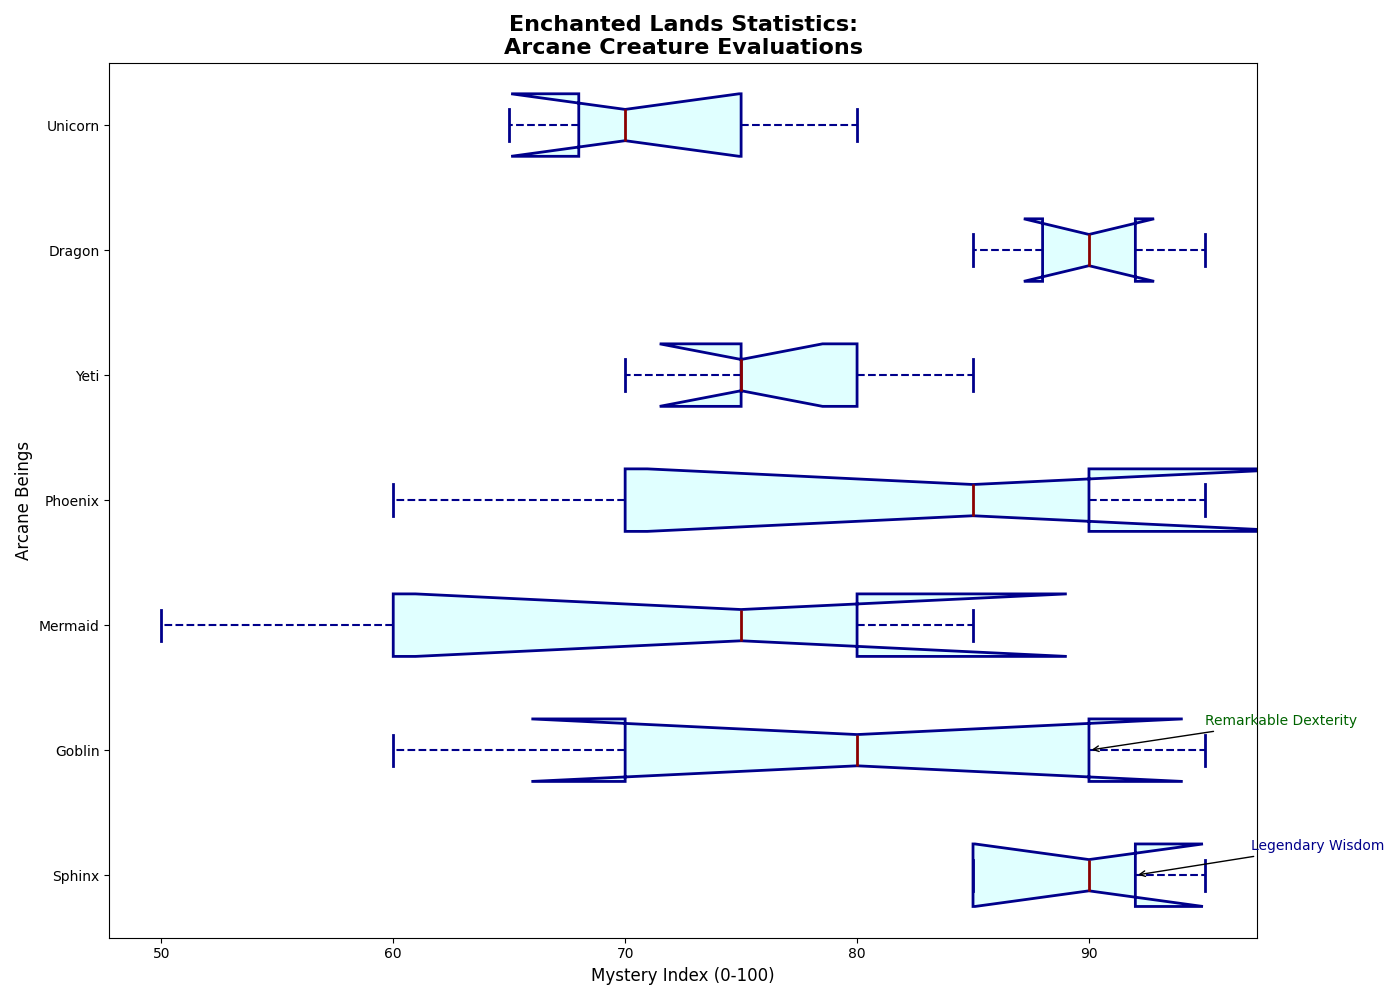

Here is the Python script that generated this plot:
import matplotlib.pyplot as plt
import numpy as np

creatures = ['Sphinx', 'Goblin', 'Mermaid', 'Phoenix', 'Yeti', 'Dragon', 'Unicorn']

scores = {
    'Sphinx': [95, 85, 90, 92, 85],
    'Goblin': [70, 95, 80, 60, 90],
    'Mermaid': [80, 60, 75, 85, 50],
    'Phoenix': [60, 85, 95, 70, 90],
    'Yeti': [75, 80, 70, 75, 85],
    'Dragon': [88, 92, 85, 95, 90],
    'Unicorn': [70, 75, 80, 65, 68]
}

box_plot_data = [scores[creature] for creature in creatures]

fig, ax = plt.subplots(figsize=(14, 10))

box_colors = ['lightcyan', 'lightgrey', 'lightgreen', 'lightblue', 'lightpink', 'lightyellow', 'lavender']

boxprops_list = [
    dict(linestyle='-', linewidth=2, color='darkblue', facecolor=color)
    for color in box_colors
]

ax.boxplot(box_plot_data, labels=creatures, patch_artist=True, vert=False,
           boxprops=boxprops_list[0], medianprops=dict(linestyle='-', linewidth=2, color='darkred'),
           whiskerprops=dict(linestyle='--', linewidth=1.5, color='darkblue'),
           capprops=dict(linestyle='-', linewidth=2, color='darkblue'),
           flierprops=dict(marker='o', color='darkgreen', markersize=5, alpha=0.5),
           notch=True,)

for patch, color in zip(ax.artists, box_colors):
    patch.set_facecolor(color)

ax.set_title("Enchanted Lands Statistics:\nArcane Creature Evaluations", fontsize=16, fontweight='bold', loc='center')
ax.set_xlabel('Mystery Index (0-100)', fontsize=12)
ax.set_ylabel('Arcane Beings', fontsize=12)

# Remove annotations and grid
ax.annotate('Legendary Wisdom', xy=(scores['Sphinx'][3], 1), xytext=(scores['Sphinx'][3] + 5, 1.2),
            arrowprops=dict(facecolor='gray', arrowstyle='->'), fontsize=10, color='darkblue')
ax.annotate('Remarkable Dexterity', xy=(scores['Goblin'][4], 2), xytext=(scores['Goblin'][4] + 5, 2.2),
            arrowprops=dict(facecolor='gray', arrowstyle='->'), fontsize=10, color='darkgreen')

plt.tight_layout()
plt.show()
